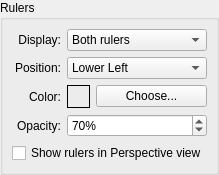
            <widget class="QGroupBox" name="rulersGroupBox" >
             <property name="title" >
              <string>Rulers</string>
             </property>
             <layout class="QGridLayout" >
              <property name="margin" >
               <number>9</number>
              </property>
              <property name="spacing" >
               <number>6</number>
              </property>
              <item row="3" column="0" >
               <widget class="QLabel" name="label_5" >
                <property name="text" >
                 <string>Opacity:</string>
                </property>
                <property name="alignment" >
                 <set>Qt::AlignRight|Qt::AlignTrailing|Qt::AlignVCenter</set>
                </property>
               </widget>
              </item>
              <item row="2" column="0" >
               <widget class="QLabel" name="textLabel3_2_4" >
                <property name="text" >
                 <string>Color:</string>
                </property>
                <property name="alignment" >
                 <set>Qt::AlignRight|Qt::AlignTrailing|Qt::AlignVCenter</set>
                </property>
               </widget>
              </item>
              <item row="1" column="0" >
               <widget class="QLabel" name="label_10" >
                <property name="text" >
                 <string>Position:</string>
                </property>
                <property name="alignment" >
                 <set>Qt::AlignRight|Qt::AlignTrailing|Qt::AlignVCenter</set>
                </property>
               </widget>
              </item>
              <item row="1" column="1" >
               <widget class="QComboBox" name="rulerPositionComboBox" >
                <item>
                 <property name="text" >
                  <string>Lower Left</string>
                 </property>
                </item>
                <item>
                 <property name="text" >
                  <string>Upper Left</string>
                 </property>
                </item>
                <item>
                 <property name="text" >
                  <string>Lower Right</string>
                 </property>
                </item>
                <item>
                 <property name="text" >
                  <string>Upper Right</string>
                 </property>
                </item>
               </widget>
              </item>
              <item row="2" column="1" >
               <layout class="QHBoxLayout" >
                <property name="margin" >
                 <number>0</number>
                </property>
                <property name="spacing" >
                 <number>6</number>
                </property>
                <item>
                 <widget class="QFrame" name="ruler_color_frame" >
                  <property name="minimumSize" >
                   <size>
                    <width>23</width>
                    <height>23</height>
                   </size>
                  </property>
                  <property name="maximumSize" >
                   <size>
                    <width>23</width>
                    <height>23</height>
                   </size>
                  </property>
                  <property name="frameShape" >
                   <enum>QFrame::Box</enum>
                  </property>
                  <property name="frameShadow" >
                   <enum>QFrame::Plain</enum>
                  </property>
                 </widget>
                </item>
                <item>
                 <widget class="QPushButton" name="ruler_color_btn" >
                  <property name="text" >
                   <string>Choose...</string>
                  </property>
                  <property name="autoDefault" >
                   <bool>false</bool>
                  </property>
                 </widget>
                </item>
               </layout>
              </item>
              <item row="3" column="1" >
               <widget class="QSpinBox" name="rulerOpacitySpinBox" >
                <property name="suffix" >
                 <string>%</string>
                </property>
                <property name="maximum" >
                 <number>100</number>
                </property>
                <property name="value" >
                 <number>70</number>
                </property>
               </widget>
              </item>
              <item row="0" column="1" >
               <widget class="QComboBox" name="rulerDisplayComboBox" >
                <item>
                 <property name="text" >
                  <string>Both rulers</string>
                 </property>
                </item>
                <item>
                 <property name="text" >
                  <string>Vertical ruler only</string>
                 </property>
                </item>
                <item>
                 <property name="text" >
                  <string>Horizontal ruler only</string>
                 </property>
                </item>
               </widget>
              </item>
              <item row="0" column="0" >
               <widget class="QLabel" name="label_12" >
                <property name="text" >
                 <string>Display:</string>
                </property>
                <property name="alignment" >
                 <set>Qt::AlignRight|Qt::AlignTrailing|Qt::AlignVCenter</set>
                </property>
               </widget>
              </item>
              <item row="4" column="0" colspan="2" >
               <widget class="QCheckBox" name="showRulersInPerspectiveViewCheckBox" >
                <property name="text" >
                 <string>Show rulers in Perspective view</string>
                </property>
               </widget>
              </item>
             </layout>
            </widget>
